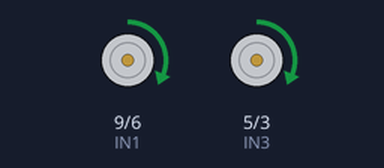
The sketch below on a simulated Arduino Uno, built with avr-gcc and run on an emulated ATmega328P. On the bench: motor-driver pin pairs drawn as motors (green arrow = first pin HIGH = forward, orange = second pin HIGH = backward, longer = more drive, scaled by the enable pin).

Above: at 0.5 s.
At 32.5 s:
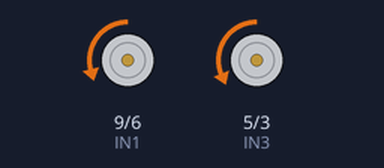
At 61.5 s:
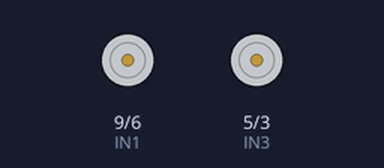
Timing chart, 0 to 62.4 s (numbered marks = the images above):
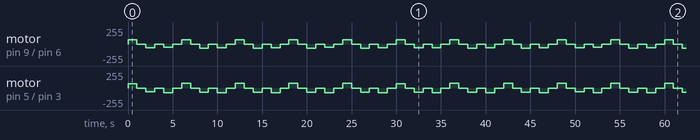

Measured:
- by itself, motor on pin 9 (IN1) / pin 6 (IN2): moves between backward 65/255 and forward 65/255, repeating every 48.0 s

The sketch:

md_l298d_1.ino
```cpp
#define IN1 9
#define IN2 6
#define IN3 5
#define IN4 3
#define EnA 10
#define EnB 11
#define Speed1 65
#define Speed2 58
#define Speed3 40


void setup() {
  pinMode(IN1, OUTPUT);
  pinMode(IN2, OUTPUT);
  pinMode(IN3, OUTPUT);
  pinMode(IN4, OUTPUT);
  pinMode(EnA, OUTPUT);
  pinMode(EnB, OUTPUT);
}

void loop() {
   //forward 1
    analogWrite(EnA,Speed1);
    analogWrite(EnB,Speed1);
    digitalWrite(IN1, HIGH);
    digitalWrite(IN2, LOW);
    digitalWrite(IN3, HIGH);
    digitalWrite(IN4, LOW);

    delay(1000);

    //Stop
    analogWrite(EnA,0);
    analogWrite(EnB,0);
    digitalWrite(IN1, LOW);
    digitalWrite(IN2, LOW);
    digitalWrite(IN3, LOW);
    digitalWrite(IN4, LOW);

    delay(1000);


    //right. 3

    analogWrite(EnA,Speed2);
    analogWrite(EnB,55);
    digitalWrite(IN1, LOW);
    digitalWrite(IN2, HIGH);
    digitalWrite(IN3, LOW);
    digitalWrite(IN4, HIGH);

     delay(1000);

     //Stop
    analogWrite(EnA,0);
    analogWrite(EnB,0);
    digitalWrite(IN1, LOW);
    digitalWrite(IN2, LOW);
    digitalWrite(IN3, LOW);
    digitalWrite(IN4, LOW);

    delay(1000);

    //right backwards.
     analogWrite(EnA,50);
    analogWrite(EnB,70);
    digitalWrite(IN1, LOW);
    digitalWrite(IN2, HIGH);
    digitalWrite(IN3, LOW);
    digitalWrite(IN4, HIGH);

     delay(1000);

     //Stop
    analogWrite(EnA,0);
    analogWrite(EnB,0);
    digitalWrite(IN1, LOW);
    digitalWrite(IN2, LOW);
    digitalWrite(IN3, LOW);
    digitalWrite(IN4, LOW);

    delay(1000);
}
```
